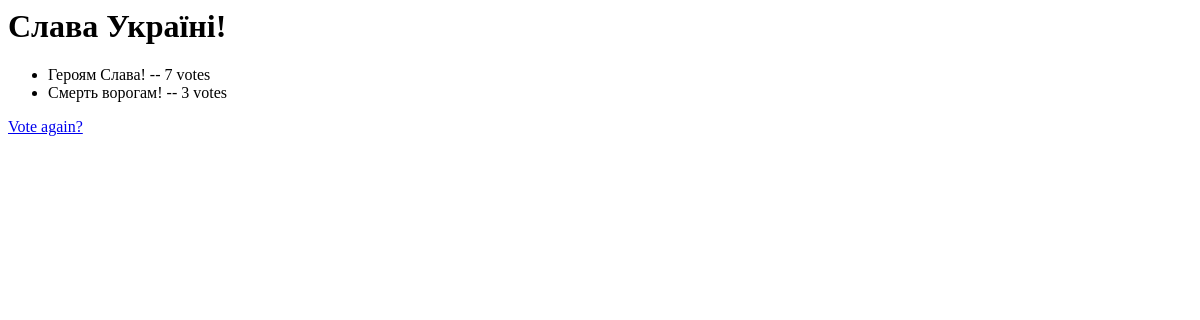
The page /3/results/ on the database as committed earlier.
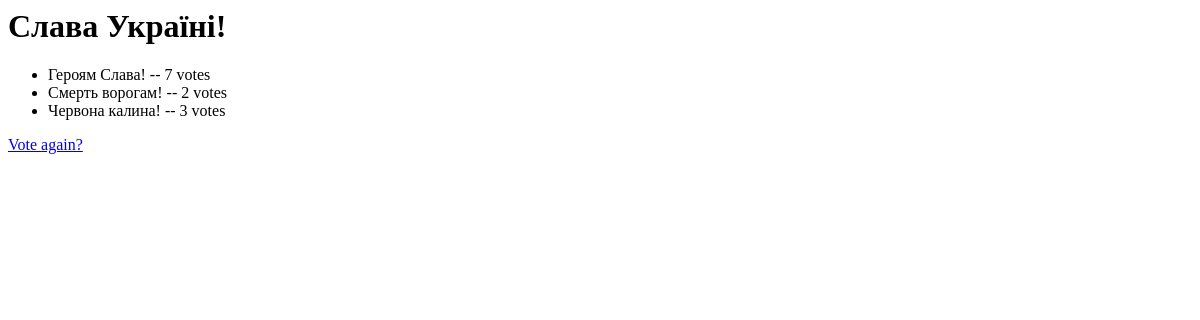
The same page on the database as committed later.
### polls/models.py (models this page shows, shortened)
class Choice(models.Model):
    question = models.ForeignKey(Question, on_delete=models.CASCADE)
    choice_text = models.CharField(max_length=200)
    votes = models.IntegerField(default=0)

### polls/views.py (the view)
# urls.py: path('<int:pk>/results/', views.ResultsView.as_view(), name='results'),
class ResultsView(generic.DetailView):
    model = Question
    template_name = "polls/results.html"

### polls/templates/polls/results.html
<h1>{{ question.question_text }}</h1>
<ul>
{% for choice in question.choice_set.all %}
    <li>{{ choice.choice_text }} -- {{ choice.votes }} vote{{ choice.votes|pluralize }}</li>
{% endfor %}
</ul>
<a href="{% url 'polls:detail' question.id %}">Vote again?</a>

Rows that differ between the two databases and show on the page:
changed Choice "Смерть ворогам!": votes "3" → "2"
added Choice: choice_text "Червона калина!", votes "3"
